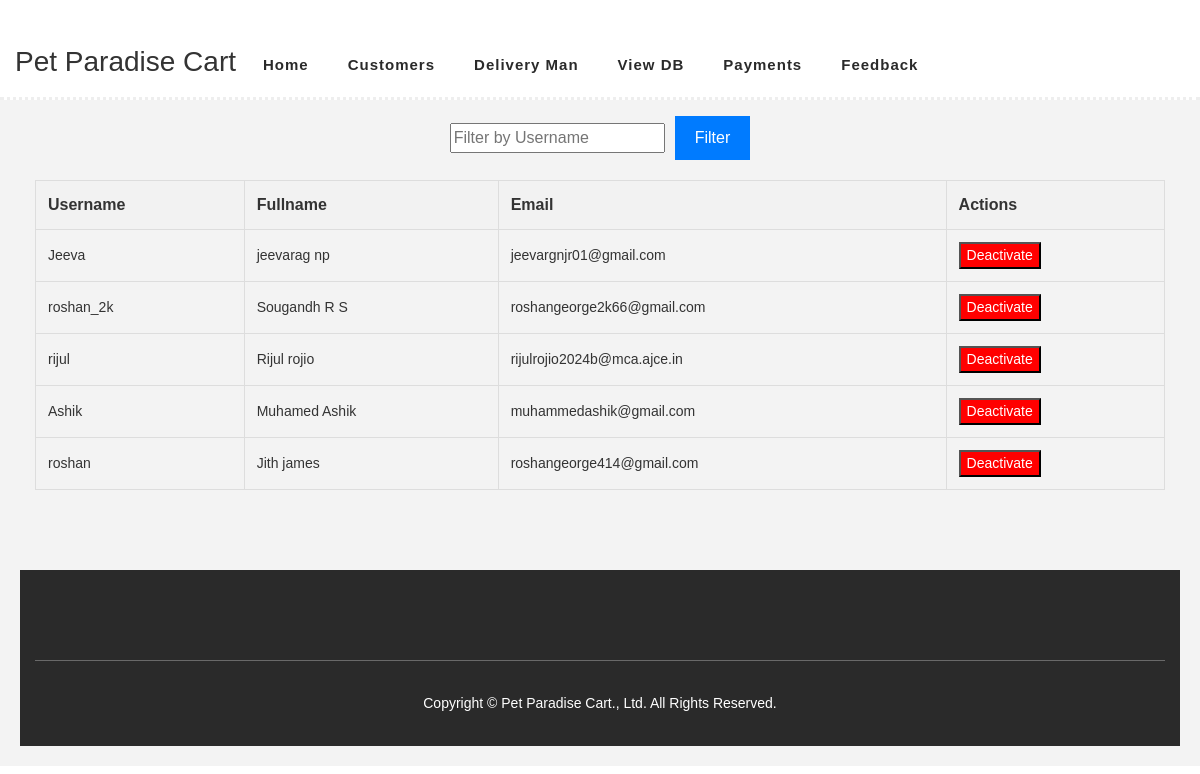
Before: /admin_dashboard/dealers.html with the older database file.
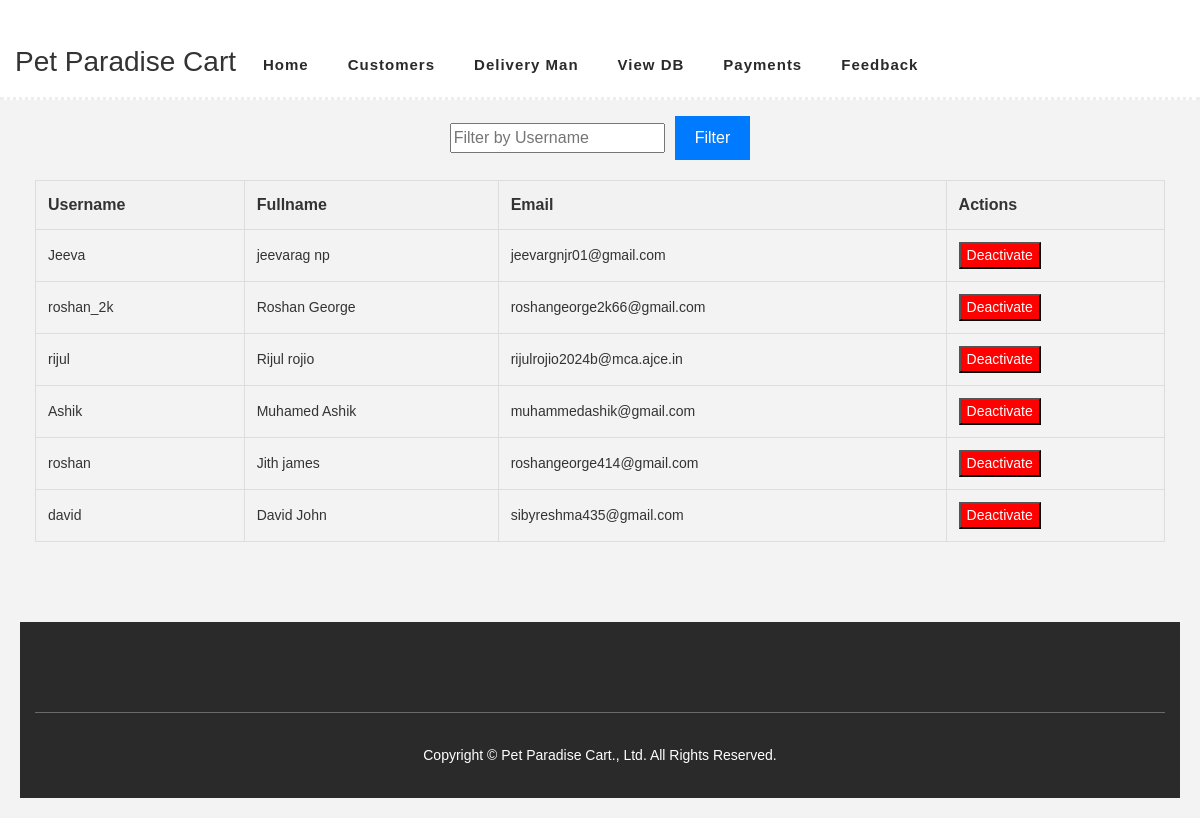
After: the same page with the newer database file.
### aapmapp/models.py (models this page shows, shortened)
class dealer(AbstractUser):
    email = models.EmailField(unique=True)
    fullname = models.TextField(max_length=100, default="")
    role = models.TextField(max_length=100, default="")

### aapmapp/views.py (the view)
# urls.py: path('admin_dashboard/dealers.html', views.dealers,name='dealers'),
def dealers(request):
    dealers = dealer.objects.filter(role='dealer')  # Filter by role 'customer'
    context = {
        'dealers': dealers,  # Use a meaningful name like 'customers' for the filtered queryset
    }
    return render(request, 'dealers.html', context)

### aapmapp/templates/dealers.html (shortened to what this page needs)
{% load static %}
<!DOCTYPE html>
<html lang="en">
<head>
    <link rel="stylesheet" type="text/css" href="{% static 'aapmapp/css/bootstrap.min.css' %}">
    <link rel="stylesheet" type="text/css" href="{% static 'aapmapp/css/font-awesome.css' %}">
    <link rel="stylesheet" type="text/css" href="{% static 'aapmapp/css/project.css' %}">
    <link rel="stylesheet" type="text/css" href="{% static 'aapmapp/css/owl-carousel.css' %}">
    <link rel="stylesheet" type="text/css" href="{% static 'aapmapp/css/lightbox.css' %}">
</head>
<body>
<header class="header-area header-sticky">
    <div class="container">
        <div class="row">
            <div class="col-12">
                <nav class="main-nav">
                    <ul class="nav">
                        <h3>Pet Paradise Cart</h3>
                        <li class="scroll-to-section"><a href="{% url 'admin_dashboard' %}">home</a></li>
                        <li class="scroll-to-section"><a href="{% url 'customers' %}">Customers</a></li>
                        <li class="scroll-to-section"><a href="{% url 'deliveryman_list' %}">Delivery Man</a></li>
                        <li class="scroll-to-section"><a href="{% url 'adminviewitem' %}">View DB</a></li>
                        <li class="scroll-to-section"><a href="{% url 'payment_details' %}">Payments</a></li>
                        <li class="scroll-to-section"><a href="{% url 'Dealer_feedback' %}">Feedback</a></li>
                    </ul>
                </nav>
            </div>
        </div>
    </div>
</header><br><br><br><br>
 <form method="GET" id="filterForm">
    <input type="text" name="username_filter" id="username_filter" placeholder="Filter by Username">
    <button type="button" id="filterButton">Filter</button>
</form>
<div class="container">
    <table id="userTable">
        <thead>
            <tr>
                <th>Username</th>
                <th>Fullname</th>
                <th>Email</th>
                <th>Actions</th>
            </tr>
        </thead>
        <tbody>
            {% for dealer in dealers %}
            <tr>
                <td>{{ dealer.username }}</td>
                <td>{{ dealer.fullname }}</td>
                <td>{{ dealer.email }}</td>
                <td>
                    {% if dealer.is_active %}
                    <form method="post" action="{% url 'deactivate_user' dealer.id %}">
                        <button type="submit" style="background-color: red; color: white;">Deactivate</button>
                    </form>
                    {% else %}
                    <form method="post" action="{% url 'activate_user' dealer.id %}">
                        {% csrf_token %}
                        <button type="submit" style="background-color: green; color: white;">Activate</button>
                    </form>
                    {% endif %}
                </td>
            </tr>
            {% empty %}
            <tr>
                <td colspan="4">No dealers available.</td>
            </tr>
            {% endfor %}
        </tbody>
    </table>
</div>
<footer>
    <div class="col-lg-12">
        <div class="under-footer">
            <p>Copyright © Pet Paradise Cart., Ltd. All Rights Reserved.</p>
        </div>
    </div>
</footer>
</body>
</html>

Changed rows visible on the page:
changed dealer "roshan_2k": fullname "Sougandh R S" → "Roshan George"
added dealer: username "david", fullname "David John", email "sibyreshma435@gmail.com", is_active "Deactivate"
